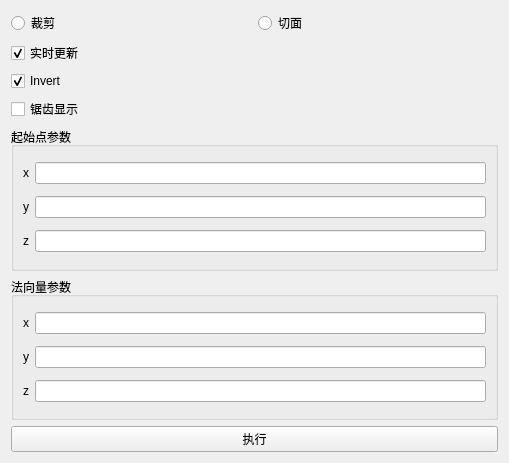
<?xml version="1.0" encoding="UTF-8"?>
<ui version="4.0">
 <class>ModelClipWidget</class>
 <widget class="QWidget" name="ModelClipWidget">
  <property name="geometry">
   <rect>
    <x>0</x>
    <y>0</y>
    <width>509</width>
    <height>463</height>
   </rect>
  </property>
  <property name="windowTitle">
   <string>Form</string>
  </property>
  <layout class="QGridLayout" name="gridLayout">
   <item row="0" column="0">
    <layout class="QVBoxLayout" name="verticalLayout_3">
     <item>
      <layout class="QVBoxLayout" name="verticalLayout_4" stretch="1,2">
       <property name="sizeConstraint">
        <enum>QLayout::SetDefaultConstraint</enum>
       </property>
       <item>
        <layout class="QHBoxLayout" name="horizontalLayout_10">
         <property name="sizeConstraint">
          <enum>QLayout::SetMinimumSize</enum>
         </property>
         <item>
          <widget class="QRadioButton" name="radioButton_Clip">
           <property name="sizePolicy">
            <sizepolicy hsizetype="Minimum" vsizetype="Fixed">
             <horstretch>0</horstretch>
             <verstretch>0</verstretch>
            </sizepolicy>
           </property>
           <property name="text">
            <string>裁剪</string>
           </property>
          </widget>
         </item>
         <item>
          <widget class="QRadioButton" name="radioButton_Slice">
           <property name="sizePolicy">
            <sizepolicy hsizetype="Minimum" vsizetype="Fixed">
             <horstretch>0</horstretch>
             <verstretch>0</verstretch>
            </sizepolicy>
           </property>
           <property name="text">
            <string>切面</string>
           </property>
          </widget>
         </item>
        </layout>
       </item>
       <item>
        <layout class="QVBoxLayout" name="verticalLayout_5">
         <item>
          <widget class="QCheckBox" name="checkBox_Preview">
           <property name="text">
            <string>实时更新</string>
           </property>
           <property name="checked">
            <bool>true</bool>
           </property>
          </widget>
         </item>
         <item>
          <widget class="QCheckBox" name="checkBox_Invert">
           <property name="text">
            <string>Invert</string>
           </property>
           <property name="checked">
            <bool>true</bool>
           </property>
          </widget>
         </item>
         <item>
          <widget class="QCheckBox" name="checkBox_Crinkle">
           <property name="text">
            <string>锯齿显示</string>
           </property>
          </widget>
         </item>
        </layout>
       </item>
      </layout>
     </item>
     <item>
      <widget class="QGroupBox" name="groupBox">
       <property name="title">
        <string>起始点参数</string>
       </property>
       <layout class="QVBoxLayout" name="verticalLayout">
        <item>
         <layout class="QHBoxLayout" name="horizontalLayout_2">
          <item>
           <widget class="QLabel" name="label_2">
            <property name="text">
             <string>x</string>
            </property>
           </widget>
          </item>
          <item>
           <widget class="QLineEdit" name="lineEdit_origin_x"/>
          </item>
         </layout>
        </item>
        <item>
         <layout class="QHBoxLayout" name="horizontalLayout_3">
          <item>
           <widget class="QLabel" name="label_3">
            <property name="text">
             <string>y</string>
            </property>
           </widget>
          </item>
          <item>
           <widget class="QLineEdit" name="lineEdit_origin_y"/>
          </item>
         </layout>
        </item>
        <item>
         <layout class="QHBoxLayout" name="horizontalLayout_4">
          <item>
           <widget class="QLabel" name="label_4">
            <property name="text">
             <string>z</string>
            </property>
           </widget>
          </item>
          <item>
           <widget class="QLineEdit" name="lineEdit_origin_z"/>
          </item>
         </layout>
        </item>
       </layout>
      </widget>
     </item>
     <item>
      <widget class="QGroupBox" name="groupBox_2">
       <property name="title">
        <string>法向量参数</string>
       </property>
       <layout class="QVBoxLayout" name="verticalLayout_2">
        <item>
         <layout class="QHBoxLayout" name="horizontalLayout_5">
          <item>
           <widget class="QLabel" name="label_5">
            <property name="text">
             <string>x</string>
            </property>
           </widget>
          </item>
          <item>
           <widget class="QLineEdit" name="lineEdit_normal_x"/>
          </item>
         </layout>
        </item>
        <item>
         <layout class="QHBoxLayout" name="horizontalLayout_6">
          <item>
           <widget class="QLabel" name="label_6">
            <property name="text">
             <string>y</string>
            </property>
           </widget>
          </item>
          <item>
           <widget class="QLineEdit" name="lineEdit_normal_y"/>
          </item>
         </layout>
        </item>
        <item>
         <layout class="QHBoxLayout" name="horizontalLayout_7">
          <item>
           <widget class="QLabel" name="label_7">
            <property name="text">
             <string>z</string>
            </property>
           </widget>
          </item>
          <item>
           <widget class="QLineEdit" name="lineEdit_normal_z"/>
          </item>
         </layout>
        </item>
       </layout>
      </widget>
     </item>
     <item>
      <widget class="QPushButton" name="pushButton">
       <property name="text">
        <string>执行</string>
       </property>
      </widget>
     </item>
    </layout>
   </item>
  </layout>
 </widget>
 <resources/>
 <connections/>
</ui>
